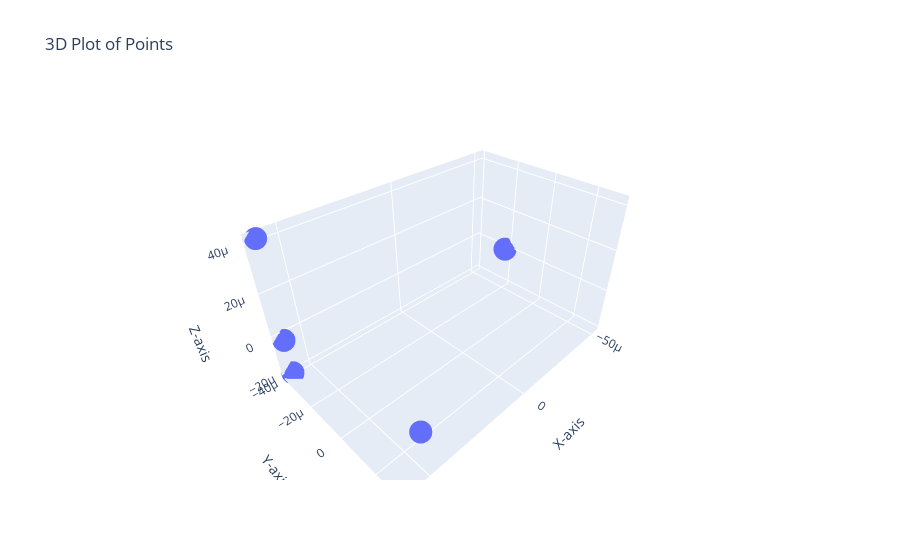

The code cell stored with this chart in its notebook:
### Markdown cell above
Things to discuss: Cut-off point. Re-scaling function. Using the absolute value of eigenvalues. Defining the total interaction by summing the different types of interactions. Running this with other Hamiltonians.

### Code cell
MDS_2(12,50,0,0.3)

### Figure 1 — Plotly figure (JSON) as saved in the notebook; plotly's stock layout.template omitted (floating-point values rounded to 4 significant figures)
{"data": [{"mode": "markers", "type": "scatter3d", "x": [-5.167e-05, -5.167e-05, -5.167e-05, -5.167e-05, -5.167e-05, -5.167e-05, -5.167e-05, 5.872e-05, 5.872e-05, 5.872e-05, 5.872e-05, 5.114e-05], "y": [-2.115e-05, -2.115e-05, -2.115e-05, -2.115e-05, -2.115e-05, -2.115e-05, -2.115e-05, -3.926e-05, -3.926e-05, -3.926e-05, -3.926e-05, 3.068e-05], "z": [8.606e-10, -1.012e-08, 3.081e-09, 1.969e-09, 1.528e-09, 2.406e-09, 2.774e-10, -1.975e-05, 4.187e-05, -1.975e-05, -2.367e-06, 3.104e-17]}], "layout": {"scene": {"xaxis": {"title": {"text": "X-axis"}}, "yaxis": {"title": {"text": "Y-axis"}}, "zaxis": {"title": {"text": "Z-axis"}}}, "title": {"text": "3D Plot of Points"}}}
